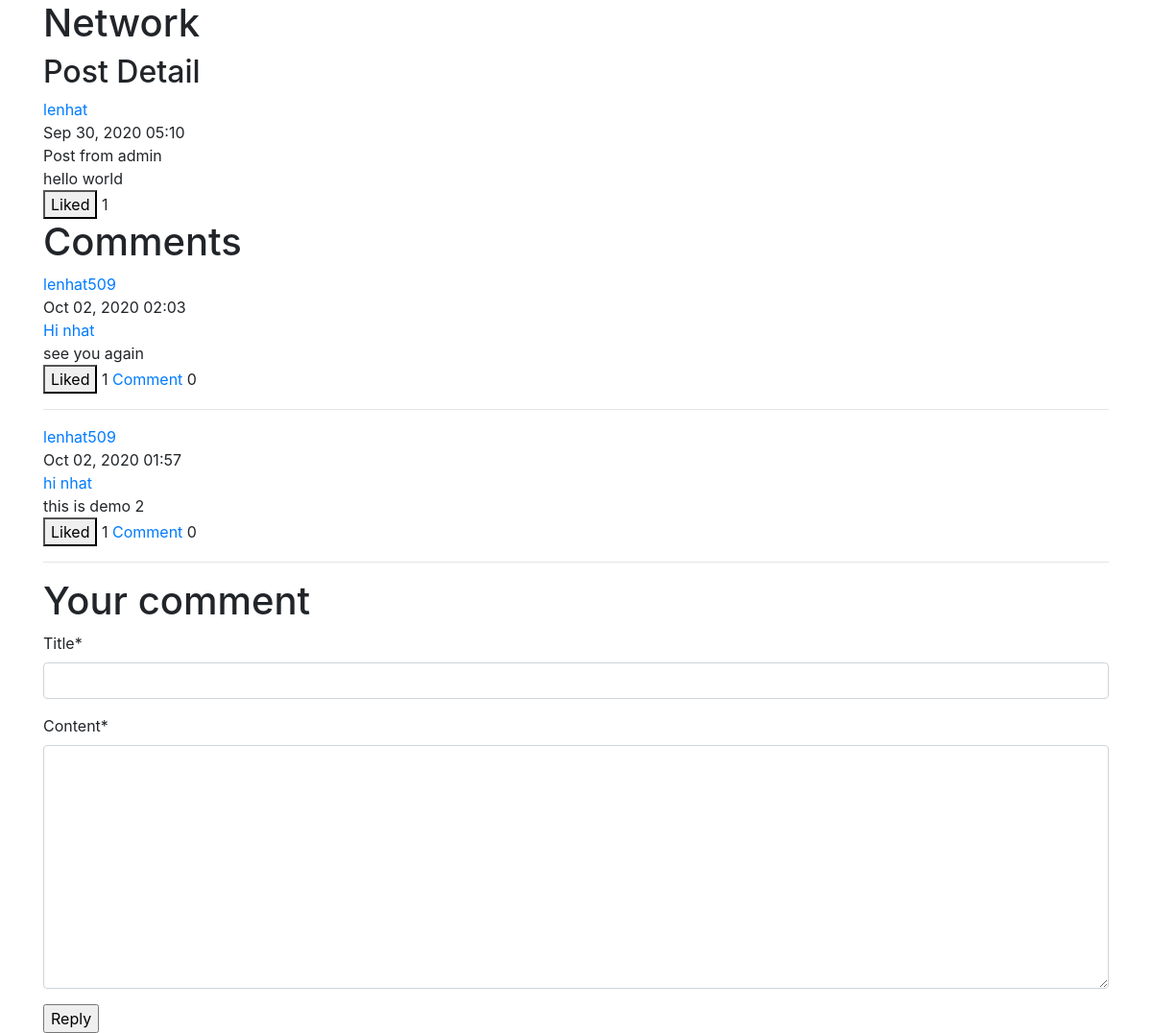
The app's page /post/1/ (signed in) with its own data.
### posts/models.py (models this page shows, shortened)
class Post(models.Model):
    title = models.CharField(max_length=200)
    content = models.TextField()
    date_posted = models.DateTimeField(default=timezone.now)
    author = models.ForeignKey(User, on_delete=models.CASCADE)
    likes = models.ManyToManyField(User, related_name='interesting_posts', blank=True)
    comment_to = models.ForeignKey('self', related_name='comments', blank=True, null=True, on_delete=models.CASCADE)

### posts/views.py (the view, shortened to what this page needs)
# urls.py: path('post/<int:pk>/', views.PostDetailView.as_view(), name='post-detail'),
class PostDetailView(LoginRequiredMixin, CreateView, SingleObjectMixin):
    model = Post
    template_name='posts/detail.html'
    fields = ['title', 'content']
    def get_context_data(self, **kwargs):
        context = super(PostDetailView, self).get_context_data(**kwargs)
        context['post'] = self.get_object()
        context['comments'] = self.get_object().comments.order_by('-date_posted')
        return context

### posts/templates/posts/detail.html (shortened to what this page needs)
{% extends 'users/layout.html' %}
{% load crispy_forms_tags %}
{% load tz %}
{% block body %}
    <h2>Post Detail</h2>
    <div class="post" data-id='{{post.id}}'>
        <a href="{% url 'user-posts' post.author.username %}">{{ post.author.username }}</a> <br>
        {{ post.date_posted|localtime|date:'M d, Y H:i'}} <br>
        {{ post.title }} <br>
        {{ post.content }} <br>
        <button id='toggle-like'>
            {% if user in post.likes.all %}
                Liked
            {% else %}
                Like
            {% endif %}
        </button>
        <span id="number-likes">{{post.likes.count}}</span>
    </div>
    <h1>Comments</h1>
    {% if comments %}
        {% for post in comments %}
        <div class="post" data-id='{{post.id}}'>
            <a href="{% url 'user-posts' post.author.username %}">{{ post.author.username }}</a> <br>
            {{ post.date_posted|localtime|date:'M d, Y H:i'}} <br>
            <a href="{% url 'post-detail' post.id %}">{{ post.title }}</a> <br>
            {{ post.content }} <br>
            <button id='toggle-like'>
                {% if user in post.likes.all %}
                    Liked
                {% else %}
                    Like
                {% endif %}
            </button>
            <span id="number-likes">{{post.likes.count}}</span>
            <a href="{% url 'post-detail' post.id %}">Comment</a>
            <span id='number-comments'>{{post.comments.count}}</span>
        </div>
        <hr>
        {% endfor %}
    {% endif %}
    <h1>Your comment</h1>
    <form action="" method="POST">
        {{ form|crispy }}
        <input type="submit" value='Reply'>
    </form>
{% endblock body %}

### records on screen
Post: author.username "lenhat", date_posted "Sep 30, 2020 05:10", title "Post from admin", content "hello world", likes.count "1"
Post: author.username "lenhat509", date_posted "Oct 02, 2020 02:03", title "Hi nhat", content "see you again", shows "Liked", likes.count "1", comments.count "0"
Post: author.username "lenhat509", date_posted "Oct 02, 2020 01:57", title "hi nhat", content "this is demo 2", shows "Liked", likes.count "1", comments.count "0"
